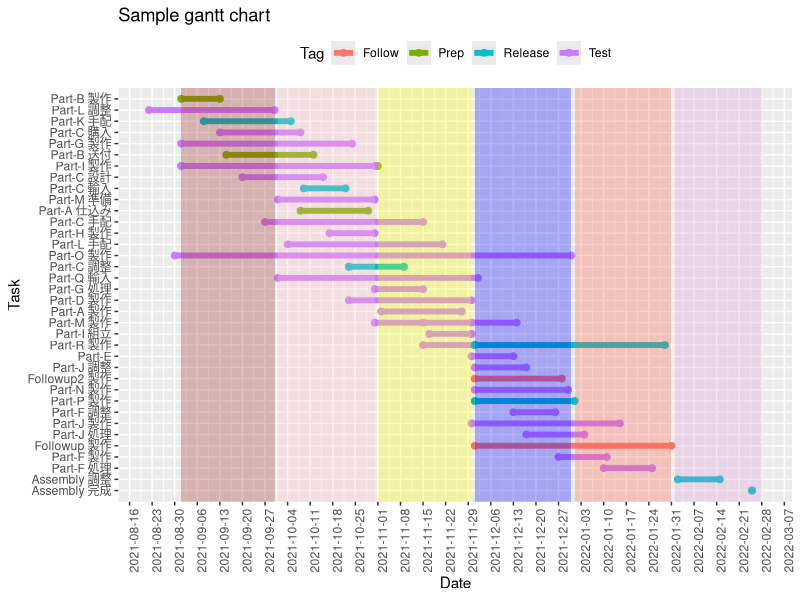
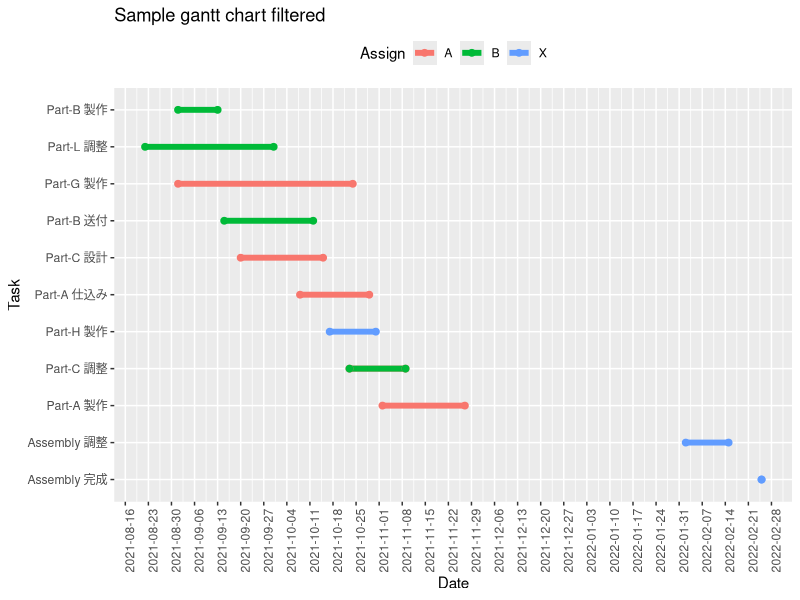
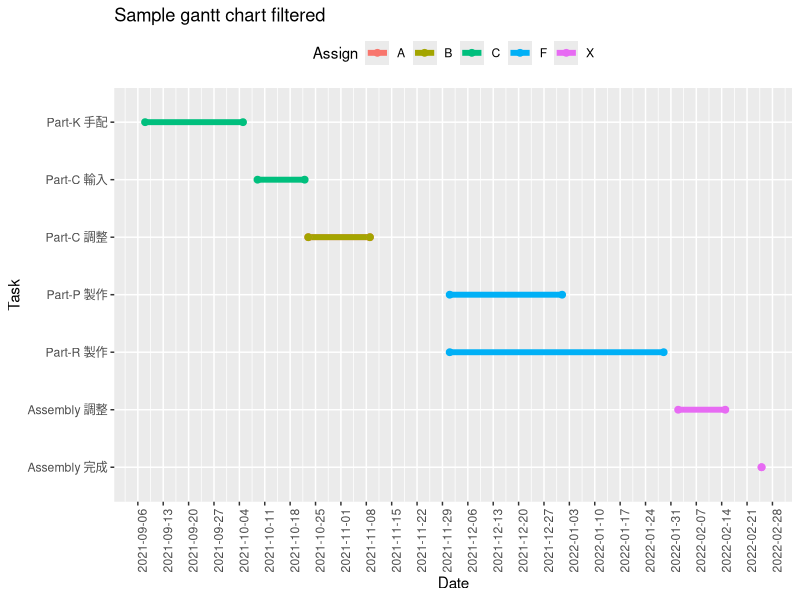

The R script that drew these images, in order:
## ---- chunk 1
library(tidyverse)
library(lubridate)
library(clock)
## ---- chunk 2
dat <- read_csv("notion.csv")
## ---- chunk 3
dat2 <- dat %>% 
    separate(Date,sep = "→", into = c("Start","End"), fill = "right") %>% 
    mutate(Start = mdy(Start),End = mdy(End)) %>% 
    mutate(End = if_else(is.na(End),Start,End)) %>% 
    pivot_longer(c(Start, End), names_to = "State", values_to = "Date") %>% 
    separate_rows(Assign)
## ---- chunk 4
"\u2192"
## ---- chunk 5
yn <- length(unique(dat$Name)) + 1
## ---- chunk 6
dat2 %>% 
    ggplot(aes(x = Date, y = fct_reorder(Name,desc(Date)), color = Tag)) +
    geom_line(size = 2) + geom_point(size = 2) + 
    scale_x_date(breaks = "1 week") + 
    theme(legend.position = "top", axis.text.x = element_text(angle = 90)) +
    labs(title = "Sample gantt chart", y = "Task") + 
    # month color 
    annotate("rect", xmin = as.Date("2021-09-01"), xmax = as.Date("2021-09-30"), ymin = 0, ymax = yn, fill = "brown", alpha = 0.3) + 
    annotate("rect", xmin = as.Date("2021-10-01"), xmax = as.Date("2021-10-31"), ymin = 0, ymax = yn, fill = "pink", alpha = 0.3) +
    annotate("rect", xmin = as.Date("2021-11-01"), xmax = as.Date("2021-11-30"), ymin = 0, ymax = yn, fill = "yellow", alpha = 0.3) + 
    annotate("rect", xmin = as.Date("2021-12-01"), xmax = as.Date("2021-12-31"), ymin = 0, ymax = yn, fill = "blue", alpha = 0.3) +
    annotate("rect", xmin = as.Date("2022-01-01"), xmax = as.Date("2022-01-31"), ymin = 0, ymax = yn, fill = "tomato", alpha = 0.3) + 
    annotate("rect", xmin = as.Date("2022-02-01"), xmax = as.Date("2022-02-28"), ymin = 0, ymax = yn, fill = "plum", alpha = 0.3)
## ---- chunk 7
dat2 %>% filter(Assign %in% c("A","B","X")) %>% 
    ggplot(aes(x = Date, y = fct_reorder(Name,desc(Date)), color = Assign)) +
    geom_line(size = 2) + geom_point(size = 2) + 
    scale_x_date(breaks = "1 week") + 
    theme(legend.position = "top", axis.text.x = element_text(angle = 90)) +
    labs(title = "Sample gantt chart filtered", y = "Task")
## ---- chunk 8
dat2 %>% filter(Tag == "Release") %>% 
    ggplot(aes(x = Date, y = fct_reorder(Name,desc(Date)), color = Assign)) +
    geom_line(size = 2) + geom_point(size = 2) + 
    scale_x_date(breaks = "1 week") + 
    theme(legend.position = "top", axis.text.x = element_text(angle = 90)) +
    labs(title = "Sample gantt chart filtered", y = "Task")
